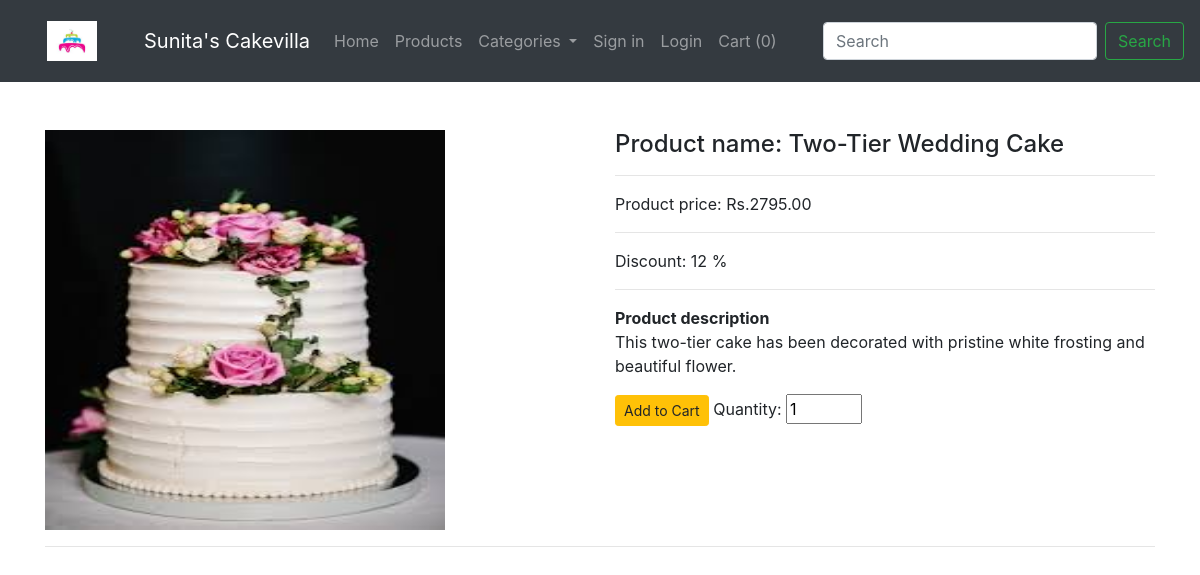
Page /product/13 on the committed database.
### shop/products/models.py (models this page shows, shortened)
class Addproduct(db.Model):
    __seachbale__ = ['name','desc']
    id = db.Column(db.Integer, primary_key=True,autoincrement=True)
    name = db.Column(db.String(80), nullable=False)
    price = db.Column(db.Numeric(10,2), nullable=False)
    discount = db.Column(db.Integer, default=0)
    stock = db.Column(db.Integer, nullable=False)
    colors = db.Column(db.Text, nullable=False)
    desc = db.Column(db.Text, nullable=False)
    pub_date = db.Column(db.DateTime, nullable=False,default=datetime.utcnow)
    category_id = db.Column(db.Integer, db.ForeignKey('category.id'),nullable=False)
    category = db.relationship('Category',backref=db.backref('categories', lazy=True))
    brand_id = db.Column(db.Integer, db.ForeignKey('brand.id'),nullable=False)
    brand = db.relationship('Brand',backref=db.backref('brands', lazy=True))
    image_1 = db.Column(db.String(150), nullable=False, default='image1.jpg')
    image_2 = db.Column(db.String(150), nullable=False, default='image2.jpg')
    image_3 = db.Column(db.String(150), nullable=False, default='image3.jpg')

### shop/products/routes.py (the view)
@app.route('/product/<int:id>')
def single_page(id):
    product = Addproduct.query.get_or_404(id)
    return render_template('products/single_page.html',product=product,brands=brands(),categories=categories())

### shop/products/routes.py (called while the page is built)
def brands():
    brands = Brand.query.join(Addproduct, (Brand.id == Addproduct.brand_id)).all()
    return brands

def categories():
    categories = Category.query.join(Addproduct,(Category.id == Addproduct.category_id)).all()
    return categories

### shop/templates/products/single_page.html (shortened to what this page needs)
{% extends 'layout.html' %}
{% block content %}
{% include 'navbar.html' %}
<div class="container mt-5">
    <div class="row">
        <div class="col-md-6" id="b_image">
            <img src="{{url_for('static',filename='images/' + product.image_1)}}" alt="{{product.name}}" width="400" height="400">
        </div>
        <div class="col-md-6">
            <h4>Product name: {{product.name}} </h4>
            <hr>
            <p>Product price: Rs.{{product.price}}</p>
            <hr>
            {% if product.discount > 0 %}
            <p>Discount: {{product.discount}} % </p>
            {% endif %}
            <hr>
            <b>Product description</b>
            <p>{{product.desc}}</p>
            <form action="{{url_for('AddCart')}}" method="post">
                <button type="submit" class="btn btn-sm btn-warning">Add to Cart</button>
                <label for="quantity">Quantity: </label>
                <input type="number" name="quantity" value="1" min="1" max="{{product.stock}}">
            </form>
        </div>
    </div>
    <hr>
</div>
{% endblock content %}

### rows in the picture
Addproduct: image_1 (picture), name "Two-Tier Wedding Cake", price "2795.00", discount "12", desc "This two-tier cake has been decorated with pristine white frosting and beautiful flower.", quantity "1"

### other values in the picture
{{ session['Shoppingcart']|length }} "0"
